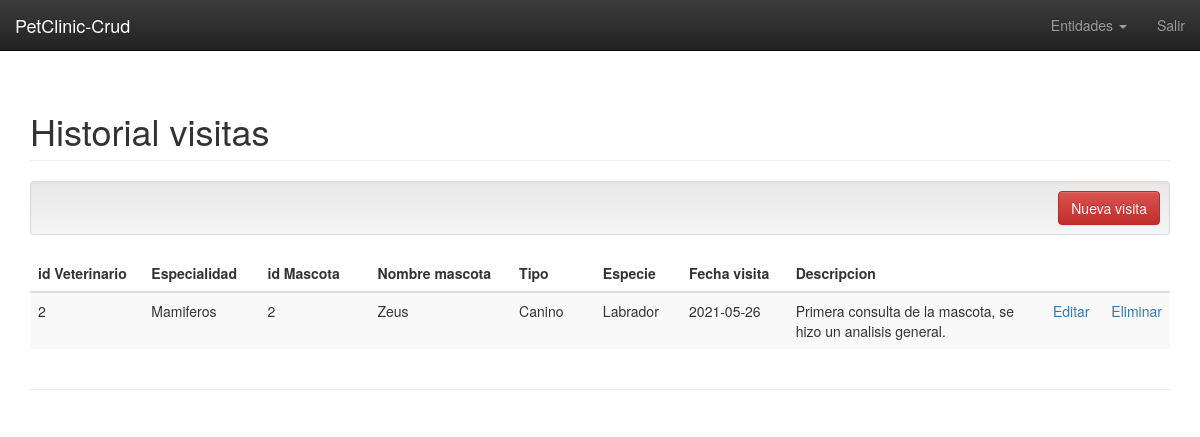
Screenshot of /historial.php (signed in) with the database file from the repository.
### tables this page shows
CREATE TABLE `historial_visita_mascota` (
  `id_visita` int(11) NOT NULL AUTO_INCREMENT,
  `id_mascota` int(11) NOT NULL,
  `id_veterinario` int(11) NOT NULL,
  `fechaVisita` varchar(20) DEFAULT NULL,
  `descripcion` varchar(100) DEFAULT NULL,
  `fechaRegistro` varchar(20) DEFAULT NULL,
  PRIMARY KEY (`id_visita`,`id_mascota`,`id_veterinario`),
  KEY `id_veterinario` (`id_veterinario`),
  KEY `id_mascota` (`id_mascota`),
  CONSTRAINT `historial_visita_mascota_ibfk_1` FOREIGN KEY (`id_veterinario`) REFERENCES `veterinarios` (`id_veterinario`),
  CONSTRAINT `historial_visita_mascota_ibfk_2` FOREIGN KEY (`id_mascota`) REFERENCES `mascotas` (`id_mascota`)
);

CREATE TABLE `veterinarios` (
  `id_veterinario` int(11) NOT NULL AUTO_INCREMENT,
  `id_persona` int(11) NOT NULL,
  `especialidad` varchar(45) DEFAULT NULL,
  `fechaRegistro` varchar(20) DEFAULT NULL,
  PRIMARY KEY (`id_veterinario`,`id_persona`),
  KEY `veterinarios_ibfk_1` (`id_persona`),
  CONSTRAINT `veterinarios_ibfk_1` FOREIGN KEY (`id_persona`) REFERENCES `personas` (`id_persona`)
);

CREATE TABLE `mascotas` (
  `id_mascota` int(11) NOT NULL AUTO_INCREMENT,
  `nombre` varchar(45) DEFAULT NULL,
  `sexo` tinyint(4) DEFAULT NULL,
  `fechaNacimiento` varchar(20) DEFAULT NULL,
  `tipo` varchar(45) DEFAULT NULL,
  `especie` varchar(45) DEFAULT NULL,
  `fechaRegistro` varchar(20) DEFAULT NULL,
  PRIMARY KEY (`id_mascota`)
);

### controller/historial_visita.controller.php (called while the page is built, shortened)
<?php
require_once 'model/historial_visita.php';
class Historial_visitaController{
    public function __CONSTRUCT(){
        $this->model = new Historial_visita();
    }
    public function Index(){
        require_once 'view/historial_visita/historial_visita.php';
        require_once 'view/footer.php';
    }
}

### model/database.php (called while the page is built)
<?php
class Database
{
    public static function StartUp()
    {
        $pdo = new PDO('mysql:host=localhost;dbname=petclinic;charset=utf8', 'root', '');
        $pdo->setAttribute(PDO::ATTR_ERRMODE, PDO::ERRMODE_EXCEPTION);
        return $pdo;
    }
}

### model/historial_visita.php (called while the page is built, shortened)
<?php
class Historial_visita
{
	private $pdo;
	public function __CONSTRUCT()
	{
		try
		{
			$this->pdo = Database::StartUp();
		}
		catch(Exception $e)
		{
			die($e->getMessage());
		}
	}
	public function Listar()
	{
		try
		{
			$stm = $this->pdo->prepare("SELECT id_visita,id_veterinario, especialidad, id_mascota, nombre, tipo, especie, fechaVisita, descripcion FROM historial_visita_mascota INNER JOIN veterinarios USING (id_veterinario) INNER JOIN mascotas USING(id_mascota)");
			$stm->execute();
			return $stm->fetchAll(PDO::FETCH_OBJ);
		}
		catch(Exception $e)
		{
			die($e->getMessage());
		}
	}
}

### view/historial_visita/historial_visita-admin.php (the view)
<h1 class="page-header">Historial visitas</h1>
<div class="well well-sm text-right">
    <a class="btn btn-danger" href="?c=Historial_visita&a=Crud">Nueva visita</a>
</div>
<table class="table table-striped">
    <thead>
        <tr>
            <th style="width:120px;">id Veterinario</th>
            <th style="width:120px;">Especialidad</th>
            <th style="width:120px;">id Mascota</th>
            <th style="width:160px;">Nombre mascota</th>
            <th style="width:90px;">Tipo</th>
            <th style="width:90px;">Especie</th>
            <th style="width:120px;">Fecha visita</th>
            <th style="width:300px;">Descripcion</th>
            <th style="width:60px;"></th>
            <th style="width:60px;"></th>
        </tr>
    </thead>
    <tbody>
    <?php foreach($this->model->Listar() as $r): ?>
        <tr>
            <td><?php echo $r->id_veterinario; ?></td>
            <td><?php echo $r->especialidad; ?></td>
            <td><?php echo $r->id_mascota; ?></td>
            <td><?php echo $r->nombre; ?></td>
            <td><?php echo $r->tipo; ?></td>
            <td><?php echo $r->especie; ?></td>
            <td><?php echo $r->fechaVisita; ?></td>
            <td><?php echo $r->descripcion; ?></td>
            <td>
                <a href="?c=Historial_visita&a=Crud&id_visita=<?php echo $r->id_visita; ?>">Editar</a>
            </td>
            <td>
                <a onclick="javascript:return confirm('¿Seguro de eliminar este registro?');" href="?c=Historial_visita&a=Eliminar&id_visita=<?php echo $r->id_visita; ?>">Eliminar</a>
            </td>
        </tr>
    <?php endforeach; ?>
    </tbody>
</table>

### rows the page displays
historial_visita_mascota: id_veterinario "2", veterinarios.especialidad "Mamiferos", id_mascota "2", id_mascota.nombre "Zeus", id_mascota.tipo "Canino", id_mascota.especie "Labrador", fechaVisita "2021-05-26", descripcion "Primera consulta de la mascota, se hizo un analisis general."
